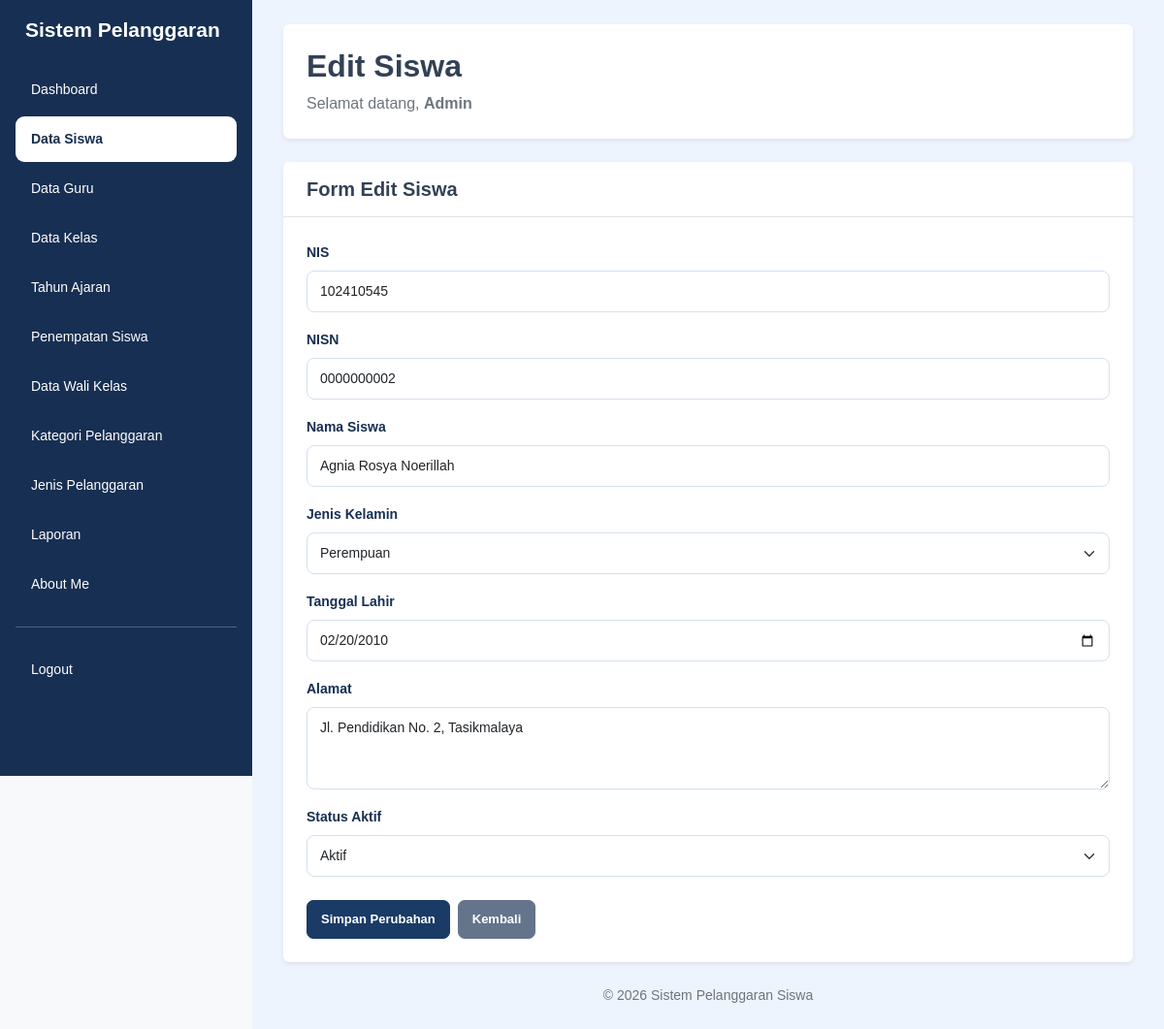
Screenshot of /edit_siswa.php?id=2 (signed in) with the database file from the repository.
### tables this page shows
CREATE TABLE `t_siswa` (
  `id` int(11) NOT NULL,
  `nis` varchar(30) NOT NULL,
  `nisn` varchar(20) NOT NULL,
  `nama` varchar(150) NOT NULL,
  `jenis_kelamin` char(1) NOT NULL,
  `tanggal_lahir` date NOT NULL,
  `alamat` text NOT NULL,
  `status_aktif` tinyint(1) NOT NULL,
  `created_at` timestamp NOT NULL DEFAULT current_timestamp(),
  `updated_at` timestamp NOT NULL DEFAULT current_timestamp()
);

### edit_siswa.php (the view, shortened to what this page needs)
<?php
include "config/koneksi.php";
$halaman = basename($_SERVER['PHP_SELF']);
$nama_login = $_SESSION['name'] ?? 'Admin';
$id = isset($_GET['id']) ? (int) $_GET['id'] : 0;
$query = mysqli_query($koneksi, "
    SELECT * FROM t_siswa
    WHERE id = $id
    LIMIT 1
");
$data = mysqli_fetch_assoc($query);
?>
<!DOCTYPE html>
<html lang="id">
<head>
    <link href="https://cdn.jsdelivr.net/npm/bootstrap@5.3.8/dist/css/bootstrap.min.css" rel="stylesheet">
    <link rel="stylesheet" href="style/style.css">
</head>
<body class="bg-light">
<div class="container-fluid">
    <div class="row">
        <div class="sidebar col-md-3 col-lg-2 position-fixed top-0 start-0 vh-100 p-3 overflow-auto">
            <h4 class="text-white mb-4">Sistem Pelanggaran</h4>
            <ul class="nav nav-pills flex-column gap-1">
                <li class="nav-item">
                    <a href="dashboard.php" class="nav-link <?= $halaman == 'dashboard.php' ? 'active' : 'text-white'; ?>">
                        Dashboard
                    </a>
                </li>
                <li class="nav-item">
                    <a href="data_siswa.php" class="nav-link active">
                        Data Siswa
                    </a>
                </li>
                <li class="nav-item">
                    <a href="data_guru.php" class="nav-link text-white">Data Guru</a>
                </li>
                <li class="nav-item">
                    <a href="data_kelas.php" class="nav-link text-white">Data Kelas</a>
                </li>
                <li class="nav-item">
                    <a href="data_tahun_ajaran.php" class="nav-link text-white">Tahun Ajaran</a>
                </li>
                <li class="nav-item">
                    <a href="data_penempatan_siswa.php" class="nav-link text-white">Penempatan Siswa</a>
                </li>
                <li class="nav-item">
                    <a href="data_wali_kelas.php" class="nav-link text-white">Data Wali Kelas</a>
                </li>
                <li class="nav-item">
                    <a href="data_kategori_pelanggaran.php" class="nav-link text-white">Kategori Pelanggaran</a>
                </li>
                <li class="nav-item">
                    <a href="data_jenis_pelanggaran.php" class="nav-link text-white">Jenis Pelanggaran</a>
                </li>
                <li class="nav-item">
                    <a href="laporan.php" class="nav-link text-white">Laporan</a>
                </li>
                <li class="nav-item">
                    <a href="about_me.php" class="nav-link text-white">About Me</a>
                </li>
                <hr class="border-white">
                <li class="nav-item">
                    <a href="logout.php" class="nav-link text-white">Logout</a>
                </li>
            </ul>
        </div>
        <main class="content-main">
            <div class="page-content">
                <div class="bg-white rounded shadow-sm p-4 mb-4">
                    <h2 class="fw-bold">Edit Siswa</h2>
                    <p class="text-secondary mb-0">
                        Selamat datang,
                        <b><?= htmlspecialchars($nama_login); ?></b>
                    </p>
                </div>
                <div class="bg-white rounded shadow-sm mb-4">
                    <div class="border-bottom px-4 py-3">
                        <h5 class="fw-bold mb-0">Form Edit Siswa</h5>
                    </div>
                    <div class="p-4">
                        <form action="proses_edit_siswa.php" method="POST">
                            <div class="mb-3">
                                <label class="form-label">NIS</label>
                                <input
                                    type="text"
                                    name="nis"
                                    class="form-control"
                                    placeholder="Masukkan NIS"
                                    maxlength="10"
                                    value="<?= htmlspecialchars($data['nis']); ?>"
                                    required
                                >
                            </div>
                            <div class="mb-3">
                                <label class="form-label">NISN</label>
                                <input
                                    type="text"
                                    name="nisn"
                                    class="form-control"
                                    placeholder="Masukkan NISN"
                                    maxlength="10"
                                    value="<?= htmlspecialchars($data['nisn']); ?>"
                                    required
                                >
                            </div>
                            <div class="mb-3">
                                <label class="form-label">Nama Siswa</label>
                                <input
                                    type="text"
                                    name="nama"
                                    class="form-control"
                                    placeholder="Masukkan nama siswa"
                                    value="<?= htmlspecialchars($data['nama']); ?>"
                                    required
                                >
                            </div>
                            <div class="mb-3">
                                <label class="form-label">Jenis Kelamin</label>
                                <select name="jenis_kelamin" class="form-select" required>
                                    <option value="P" <?= $data['jenis_kelamin'] == 'P' ? 'selected' : ''; ?>>
                                        Perempuan
                                    </option>
                                </select>
                            </div>
                            <div class="mb-3">
                                <label class="form-label">Tanggal Lahir</label>
                                <input
                                    type="date"
                                    name="tanggal_lahir"
                                    class="form-control"
                                    value="<?= htmlspecialchars($data['tanggal_lahir']); ?>"
                                    required
                                >
                            </div>
                            <div class="mb-3">
                                <label class="form-label">Alamat</label>
                                <textarea
                                    name="alamat"
                                    class="form-control"
                                    rows="3"
                                    placeholder="Masukkan alamat siswa"
                                    required
                                ><?= htmlspecialchars($data['alamat']); ?></textarea>
                            </div>
                            <div class="mb-4">
                                <label class="form-label">Status Aktif</label>
                                <select name="status_aktif" class="form-select" required>
                                    <option value="1" <?= $data['status_aktif'] == 1 ? 'selected' : ''; ?>>
                                        Aktif
                                    </option>
                                </select>
                            </div>
                            <div class="d-flex gap-2">
                                <button type="submit" name="update" class="btn btn-primary">
                                    Simpan Perubahan
                                </button>
                                <a href="data_siswa.php" class="btn btn-secondary">
                                    Kembali
                                </a>
                            </div>
                        </form>
                    </div>
                </div>
                <p class="text-secondary text-center mt-4 small">
                    © 2026 Sistem Pelanggaran Siswa
                </p>
            </div>
        </main>
    </div>
</div>
</body>
</html>

### style/style.css (style rules this page uses)
* { box-sizing: border-box; }
html { width: 100%; min-height: 100%; overflow-x: hidden; }
body { width: 100%; min-height: 100vh; margin: 0; padding: 0; font-family: Arial, Helvetica, sans-serif; background-color: #edf4fd; color: #334155; }
a { text-decoration: none; }
.sidebar { position: fixed !important; top: 0; left: 0; width: 260px !important; max-width: 260px !important; height: 100vh; padding: 24px 15px; background-color: #172f52 !important; z-index: 1001; overflow-y: auto; overflow-x: hidden; flex: none !important; }
.sidebar h4 { color: #ffffff; font-size: 21px; font-weight: 700; margin: 0 0 38px; padding: 0 10px; line-height: 1.4; }
.sidebar .nav { display: flex; flex-direction: column; gap: 7px; }
.sidebar .nav-item { width: 100%; }
.sidebar .nav-link { display: block; width: 100%; padding: 13px 16px; border-radius: 9px; color: #e2eaf6; font-size: 14px; font-weight: 500; transition: all 0.2s ease; }
.sidebar .nav-link.active { background-color: #ffffff !important; color: #172f52 !important; font-weight: 700; }
.content-main { display: block !important; position: relative; width: calc(100% - 260px) !important; max-width: none !important; min-height: 100vh; margin-left: 260px !important; margin-right: 0 !important; padding: 25px 32px 35px !important; background-color: #edf4fd; overflow-x: hidden; }
.btn { display: inline-flex; justify-content: center; align-items: center; border-radius: 7px; padding: 9px 14px; font-size: 13px; font-weight: 600; white-space: nowrap; transition: all 0.2s ease; }
.btn-primary { background-color: #193b65; border-color: #193b65; color: #ffffff; }
.btn-secondary { background-color: #64748b; border-color: #64748b; color: #ffffff; }
.form-label { color: #172f52; font-size: 14px; font-weight: 600; }
.form-control, .form-select { padding: 10px 13px; border: 1px solid #d5e0ee; border-radius: 8px; font-size: 14px; }
@media (min-width: 768px) { .content-main { padding-top: 25px !important; } }

### rows the page displays
t_siswa: nis "102410545", nisn "0000000002", nama "Agnia Rosya Noerillah", jenis_kelamin "Perempuan", tanggal_lahir "02/20/2010", alamat "Jl. Pendidikan No. 2, Tasikmalaya", status_aktif "Aktif"

### other values shown
$nama_login "Admin"
